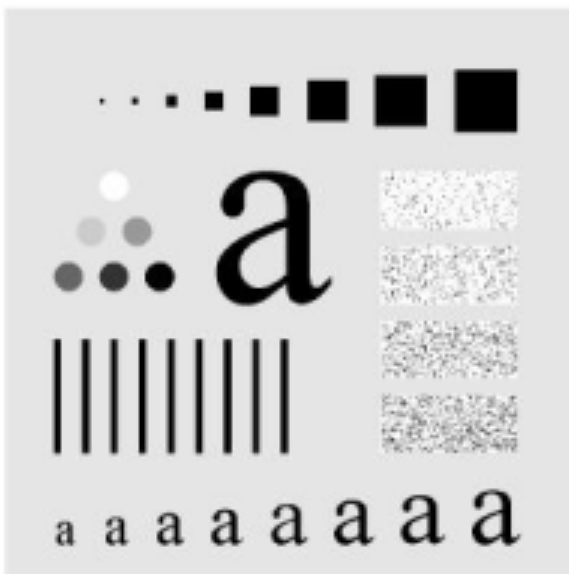
#> input picture images/Alphabet.png, 569 x 574 px
$ jupyter execute LPF.ipynb
#> lines starting #> are read from the running program, lines starting #| are printed output that depends on the picture; after the words box and inside, x2 and y2 are one past the last pixel; in counts of white or black regions, pixels touching at a corner belong together
[cell 1]
import numpy as np
import cv2
import matplotlib.pyplot as plt
import matplotlib as mpl
mpl.rcParams['figure.facecolor'] = 'white'

[cell 2]
# implement 2D-DFT
def dft_2D(x):
    M, N = x.shape
    U, V = x.shape
    X = np.zeros((U, V), dtype=np.complex128)

    for u in range(U):
        n = np.arange(N)
        v = np.arange(N).reshape((N, 1))
        # X[u, :] = np.dot(np.exp(-2j * np.pi * v * n / N), x[u, :])
        X[u, :] = np.fft.fft(x[u, :])

    for v in range(V):
        m = np.arange(M)
        u = np.arange(M).reshape((M, 1))
        # X[:, v] = np.dot(np.exp(-2j * np.pi * u * m / M), x[:, v])
        X[:, v] = np.fft.fft(x[:, v])

    return X

# implement 2D-IDFT
def idft_2D(X):
    U, V = X.shape
    M, N = X.shape
    x = np.zeros((M, N), dtype=np.complex128)

    for m in range(M):
        n = np.arange(N)
        v = np.arange(N).reshape((N, 1))
        # x[m, :] = np.dot(np.exp(2j * np.pi * v * n / N), X[m, :])
        x[m, :] = np.fft.ifft(X[m, :])

    for n in range(N):
        m = np.arange(M)
        u = np.arange(M).reshape((M, 1))
        # x[:, n] = np.dot(np.exp(2j * np.pi * u * m / M), X[:, n])
        x[:, n] = np.fft.ifft(X[:, n])

    return x

[cell 3]
img = cv2.imread('../../images/Alphabet.png', 0)
#> img is the input picture: shape (574, 569); min 0, max 255, mean 207.7
plt.imshow(img, cmap='gray')
plt.imsave('original.png', img, cmap='gray')
img.shape
#> Out = (574, 569)

# Ideal LPF

[cell 4]
# implement ideal low pass filter
def ideal_lpf(img:np.ndarray, D0) -> np.ndarray:
#> called with D0 = 20
    M, N = img.shape
#> M = 574; N = 569
    U, V = img.shape
#> U = 574; V = 569

    X = np.fft.fft2(img, axes=(0,1))
    X = np.fft.fftshift(X)
    H = np.zeros((U, V))

    for u in range(U):
        for v in range(V):
            D = np.sqrt((u - U/2)**2 + (v - V/2)**2)
            if D <= D0:
                H[u, v] = 1
            else:
                H[u, v] = 0
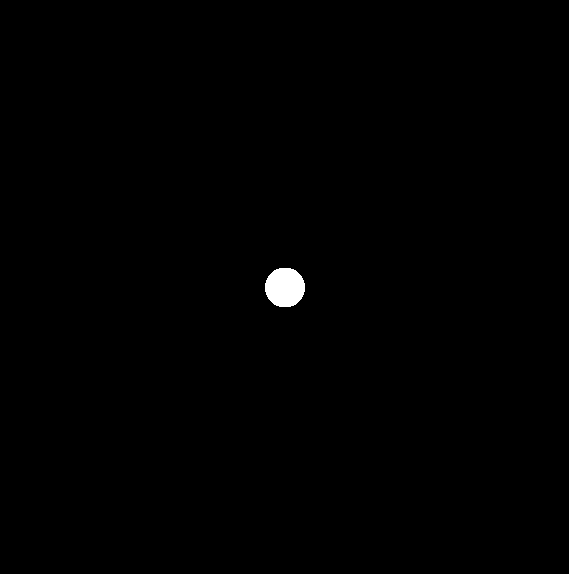
#> H: shape (574, 569) float64; values 0 (black) and 1 (white), 0.38% white; 1 white region, box (x1, y1, x2, y2) and area: (265, 268, 305, 307) 1252
    Y = X * H

    y = np.fft.ifftshift(Y)
    y = np.fft.ifft2(y, axes=(0,1))
    y = np.abs(y)
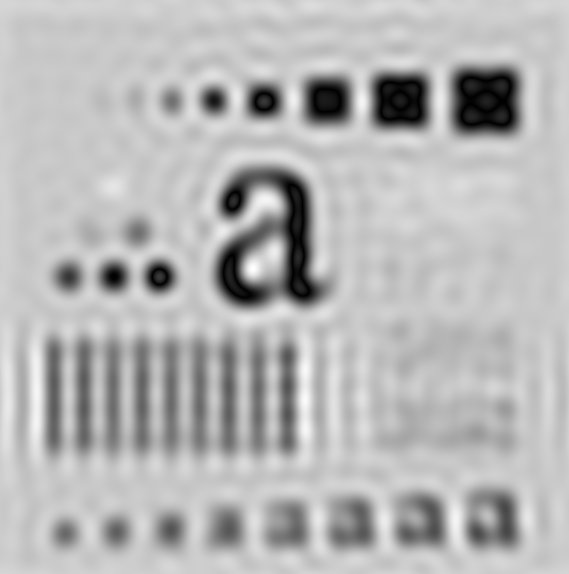
#> y: shape (574, 569) float64; min 0.117, max 291.3, mean 208.4; drawn with min black and max white
    return X, H, y


X, H, y_ideal = ideal_lpf(img, 20)

plt.imshow(np.log(np.abs(X)), cmap='gray');
plt.show()
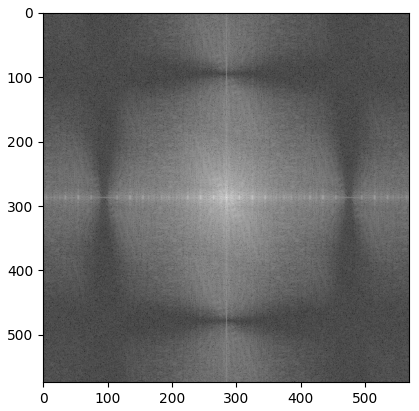
#> figure drawn by matplotlib, 1 panel
plt.imshow(H, cmap='gray')
plt.show()
plt.imshow(y_ideal, cmap='gray')
plt.show()
plt.imsave('ideal_lpf.png', y_ideal, cmap='gray')

# Butterworth LPF

[cell 5]
# Implement Butterworth low pass filter
def butterworth_lpf(img:np.ndarray, D0, n) -> np.ndarray:
#> called with D0 = 10, n = 2
    M, N = img.shape
#> M = 574; N = 569
    U, V = img.shape
#> U = 574; V = 569

    X = np.fft.fft2(img, axes=(0,1))
    X = np.fft.fftshift(X)
    H = np.zeros((U, V))

    for u in range(U):
        for v in range(V):
            D = np.sqrt((u - U/2)**2 + (v - V/2)**2)
            H[u, v] = 1 / (1 + (D / D0)**(2*n))

    Y = X * H

    y = np.fft.ifftshift(Y)
    y = np.fft.ifft2(y, axes=(0,1))
    y = np.abs(y)
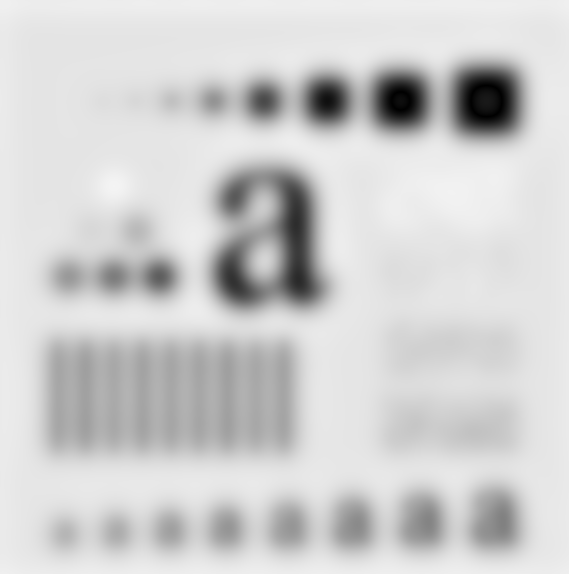
#> y: shape (574, 569) float64; min 0.116, max 244, mean 207.8
    return X, H, y

X, H, y_butterworth = butterworth_lpf(img, 10, 2)

plt.imshow(np.log(np.abs(X)), cmap='gray');
plt.show()
plt.imshow(H, cmap='gray')
plt.show()
plt.imshow(y_butterworth, cmap='gray');
plt.show()
plt.imsave('butterworth_lpf.png', y_butterworth, cmap='gray')

# Gaussian LPF

[cell 6]
# Implement Gaussian low pass filter
def gaussian_lpf(img:np.ndarray, D0) -> np.ndarray:
#> called with D0 = 25
    M, N = img.shape
#> M = 574; N = 569
    U, V = img.shape
#> U = 574; V = 569

    X = np.fft.fft2(img, axes=(0,1))
    X = np.fft.fftshift(X)

    H = np.zeros((U, V))
    for u in range(U):
        for v in range(V):
            D = np.sqrt((u - U/2)**2 + (v - V/2)**2)
            H[u, v] = np.exp(-D**2 / (2 * D0**2))
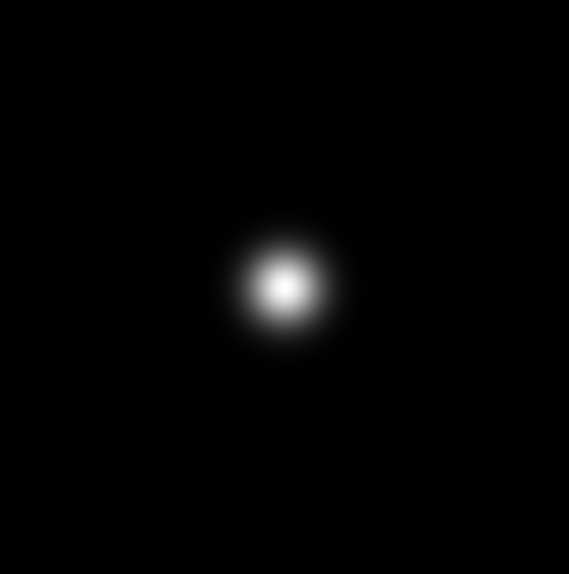
#> H: shape (574, 569) float64; min 1.82e-57, max 1, mean 0.012

    Y = X * H

    y = np.fft.ifftshift(Y)
    y = np.fft.ifft2(y, axes=(0,1))
    y = np.abs(y)
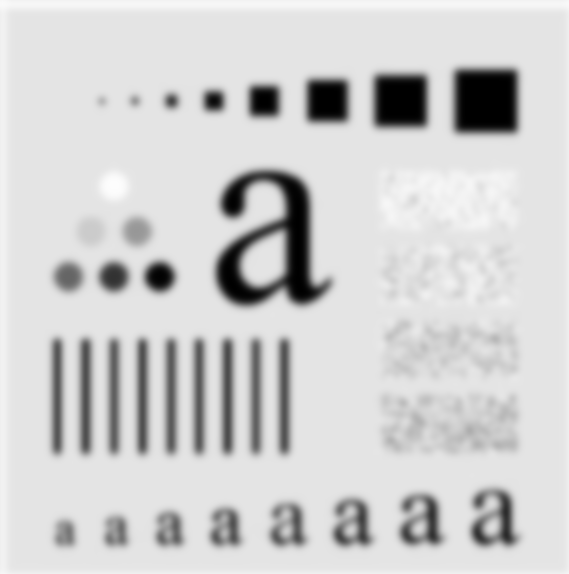
#> y: shape (574, 569) float64; min 8.87e-13, max 253.5, mean 207.6
    return X, H, y

X, H, y_gaussian = gaussian_lpf(img, 25)

plt.imshow(np.log(np.abs(X)), cmap='gray');
plt.show()
plt.imshow(H, cmap='gray')
plt.show()
plt.imshow(y_gaussian, cmap='gray');
plt.imsave('gaussian_lpf.png', y_gaussian, cmap='gray')
